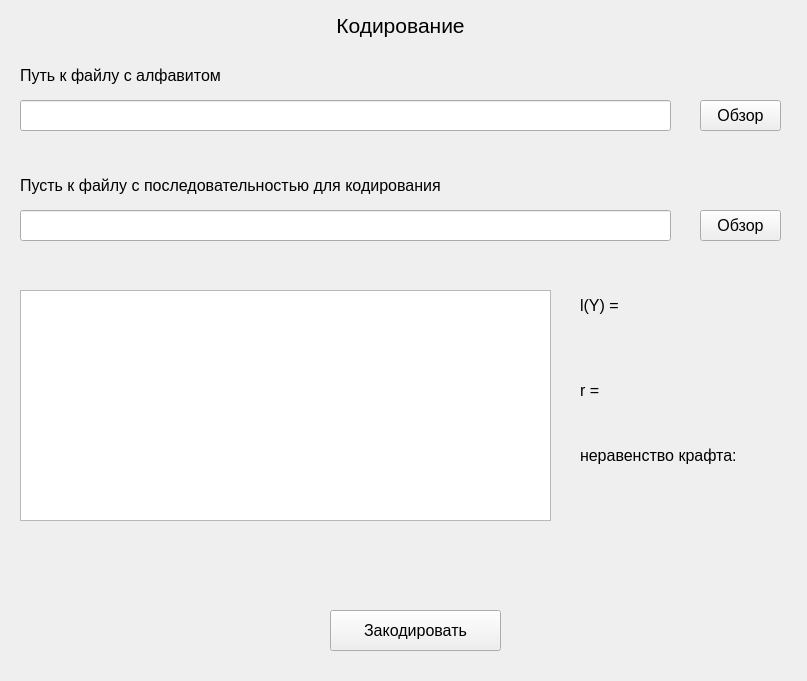
<?xml version="1.0" encoding="UTF-8"?>
<ui version="4.0">
 <class>EncodeWidjet</class>
 <widget class="QWidget" name="EncodeWidjet">
  <property name="geometry">
   <rect>
    <x>0</x>
    <y>0</y>
    <width>807</width>
    <height>681</height>
   </rect>
  </property>
  <property name="windowTitle">
   <string>Form</string>
  </property>
  <widget class="QLabel" name="l_label">
   <property name="geometry">
    <rect>
     <x>580</x>
     <y>290</y>
     <width>61</width>
     <height>31</height>
    </rect>
   </property>
   <property name="font">
    <font>
     <pointsize>12</pointsize>
    </font>
   </property>
   <property name="text">
    <string>l(Y) = </string>
   </property>
  </widget>
  <widget class="QLabel" name="kraft_value_label">
   <property name="geometry">
    <rect>
     <x>580</x>
     <y>480</y>
     <width>191</width>
     <height>31</height>
    </rect>
   </property>
   <property name="font">
    <font>
     <pointsize>12</pointsize>
    </font>
   </property>
   <property name="text">
    <string/>
   </property>
  </widget>
  <widget class="QPushButton" name="alphabet_file_dialog_button">
   <property name="geometry">
    <rect>
     <x>700</x>
     <y>100</y>
     <width>81</width>
     <height>31</height>
    </rect>
   </property>
   <property name="font">
    <font>
     <pointsize>12</pointsize>
    </font>
   </property>
   <property name="text">
    <string>Обзор</string>
   </property>
  </widget>
  <widget class="QPushButton" name="encode_button">
   <property name="geometry">
    <rect>
     <x>330</x>
     <y>610</y>
     <width>171</width>
     <height>41</height>
    </rect>
   </property>
   <property name="font">
    <font>
     <pointsize>12</pointsize>
    </font>
   </property>
   <property name="text">
    <string>Закодировать</string>
   </property>
  </widget>
  <widget class="QLabel" name="encode_label">
   <property name="geometry">
    <rect>
     <x>310</x>
     <y>0</y>
     <width>181</width>
     <height>51</height>
    </rect>
   </property>
   <property name="font">
    <font>
     <pointsize>16</pointsize>
    </font>
   </property>
   <property name="text">
    <string>Кодирование</string>
   </property>
   <property name="alignment">
    <set>Qt::AlignCenter</set>
   </property>
  </widget>
  <widget class="QLabel" name="kraft_label">
   <property name="geometry">
    <rect>
     <x>580</x>
     <y>440</y>
     <width>211</width>
     <height>31</height>
    </rect>
   </property>
   <property name="font">
    <font>
     <pointsize>12</pointsize>
    </font>
   </property>
   <property name="text">
    <string>неравенство крафта: </string>
   </property>
  </widget>
  <widget class="QLineEdit" name="encode_seq_edit">
   <property name="geometry">
    <rect>
     <x>20</x>
     <y>210</y>
     <width>651</width>
     <height>31</height>
    </rect>
   </property>
   <property name="font">
    <font>
     <pointsize>12</pointsize>
    </font>
   </property>
  </widget>
  <widget class="QLabel" name="l_value_label">
   <property name="geometry">
    <rect>
     <x>640</x>
     <y>287</y>
     <width>141</width>
     <height>41</height>
    </rect>
   </property>
   <property name="font">
    <font>
     <pointsize>12</pointsize>
    </font>
   </property>
   <property name="text">
    <string/>
   </property>
  </widget>
  <widget class="QPushButton" name="encode_seq_file_dialog_button">
   <property name="geometry">
    <rect>
     <x>700</x>
     <y>210</y>
     <width>81</width>
     <height>31</height>
    </rect>
   </property>
   <property name="font">
    <font>
     <pointsize>12</pointsize>
    </font>
   </property>
   <property name="text">
    <string>Обзор</string>
   </property>
  </widget>
  <widget class="QLineEdit" name="alphabet_edit">
   <property name="geometry">
    <rect>
     <x>20</x>
     <y>100</y>
     <width>651</width>
     <height>31</height>
    </rect>
   </property>
   <property name="font">
    <font>
     <pointsize>12</pointsize>
    </font>
   </property>
  </widget>
  <widget class="QLabel" name="r_value_label">
   <property name="geometry">
    <rect>
     <x>610</x>
     <y>372</y>
     <width>171</width>
     <height>41</height>
    </rect>
   </property>
   <property name="font">
    <font>
     <pointsize>12</pointsize>
    </font>
   </property>
   <property name="text">
    <string/>
   </property>
  </widget>
  <widget class="QLabel" name="r_label">
   <property name="geometry">
    <rect>
     <x>580</x>
     <y>380</y>
     <width>41</width>
     <height>21</height>
    </rect>
   </property>
   <property name="font">
    <font>
     <pointsize>12</pointsize>
    </font>
   </property>
   <property name="text">
    <string>r = </string>
   </property>
  </widget>
  <widget class="QTextBrowser" name="codes_text_browser">
   <property name="enabled">
    <bool>true</bool>
   </property>
   <property name="geometry">
    <rect>
     <x>20</x>
     <y>290</y>
     <width>531</width>
     <height>231</height>
    </rect>
   </property>
   <property name="font">
    <font>
     <pointsize>12</pointsize>
    </font>
   </property>
  </widget>
  <widget class="QLabel" name="alphabet_label">
   <property name="geometry">
    <rect>
     <x>20</x>
     <y>60</y>
     <width>251</width>
     <height>31</height>
    </rect>
   </property>
   <property name="font">
    <font>
     <pointsize>12</pointsize>
    </font>
   </property>
   <property name="text">
    <string>Путь к файлу с алфавитом</string>
   </property>
  </widget>
  <widget class="QLabel" name="sencode_seq_label">
   <property name="geometry">
    <rect>
     <x>20</x>
     <y>170</y>
     <width>591</width>
     <height>31</height>
    </rect>
   </property>
   <property name="font">
    <font>
     <pointsize>12</pointsize>
    </font>
   </property>
   <property name="text">
    <string>Пусть к файлу с последовательностью для кодирования</string>
   </property>
  </widget>
 </widget>
 <resources/>
 <connections/>
</ui>
